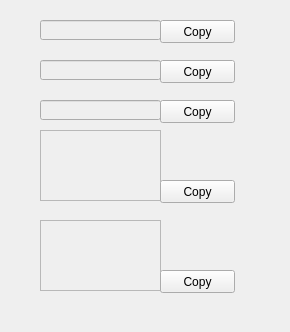
<?xml version="1.0" encoding="UTF-8"?>
<ui version="4.0">
 <class>details_popup</class>
 <widget class="QWidget" name="details_popup">
  <property name="geometry">
   <rect>
    <x>0</x>
    <y>0</y>
    <width>290</width>
    <height>332</height>
   </rect>
  </property>
  <property name="windowTitle">
   <string>Form</string>
  </property>
  <widget class="QLineEdit" name="nm">
   <property name="enabled">
    <bool>false</bool>
   </property>
   <property name="geometry">
    <rect>
     <x>40</x>
     <y>20</y>
     <width>121</width>
     <height>20</height>
    </rect>
   </property>
  </widget>
  <widget class="QLineEdit" name="pass">
   <property name="enabled">
    <bool>false</bool>
   </property>
   <property name="geometry">
    <rect>
     <x>40</x>
     <y>60</y>
     <width>121</width>
     <height>20</height>
    </rect>
   </property>
  </widget>
  <widget class="QLineEdit" name="pin">
   <property name="enabled">
    <bool>false</bool>
   </property>
   <property name="geometry">
    <rect>
     <x>40</x>
     <y>100</y>
     <width>121</width>
     <height>20</height>
    </rect>
   </property>
  </widget>
  <widget class="QTextEdit" name="pub">
   <property name="enabled">
    <bool>false</bool>
   </property>
   <property name="geometry">
    <rect>
     <x>40</x>
     <y>130</y>
     <width>121</width>
     <height>71</height>
    </rect>
   </property>
  </widget>
  <widget class="QPlainTextEdit" name="pri">
   <property name="enabled">
    <bool>false</bool>
   </property>
   <property name="geometry">
    <rect>
     <x>40</x>
     <y>220</y>
     <width>121</width>
     <height>71</height>
    </rect>
   </property>
  </widget>
  <widget class="QPushButton" name="copy">
   <property name="geometry">
    <rect>
     <x>160</x>
     <y>20</y>
     <width>75</width>
     <height>23</height>
    </rect>
   </property>
   <property name="text">
    <string>Copy</string>
   </property>
  </widget>
  <widget class="QPushButton" name="copy_2">
   <property name="geometry">
    <rect>
     <x>160</x>
     <y>60</y>
     <width>75</width>
     <height>23</height>
    </rect>
   </property>
   <property name="text">
    <string>Copy</string>
   </property>
  </widget>
  <widget class="QPushButton" name="copy_3">
   <property name="geometry">
    <rect>
     <x>160</x>
     <y>100</y>
     <width>75</width>
     <height>23</height>
    </rect>
   </property>
   <property name="text">
    <string>Copy</string>
   </property>
  </widget>
  <widget class="QPushButton" name="copy_4">
   <property name="geometry">
    <rect>
     <x>160</x>
     <y>180</y>
     <width>75</width>
     <height>23</height>
    </rect>
   </property>
   <property name="text">
    <string>Copy</string>
   </property>
  </widget>
  <widget class="QPushButton" name="copy_5">
   <property name="geometry">
    <rect>
     <x>160</x>
     <y>270</y>
     <width>75</width>
     <height>23</height>
    </rect>
   </property>
   <property name="text">
    <string>Copy</string>
   </property>
  </widget>
 </widget>
 <resources/>
 <connections/>
</ui>
